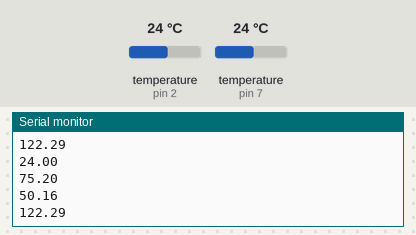
A sketch run on a simulated Arduino Uno, built with avr-gcc and run on an emulated ATmega328P. On the bench: the last lines printed to the serial monitor. The inputs (shaded band) are chosen by the test bench; at power-on: temperature (sensors on pin 2, pin 7) 24 °C.

Above: at 7.1 s.
7.2 s: temperature (sensor on pin 2) set to 12 °C
At 8.8 s:
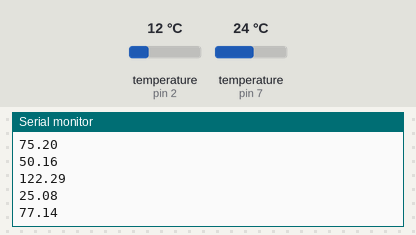
11.7 s: temperature (sensor on pin 7) set to 12 °C
At 14.8 s:
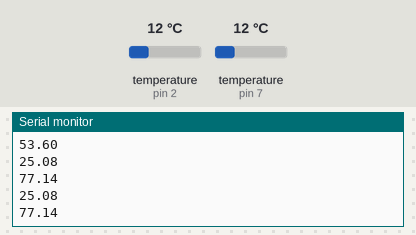
16.2 s: temperature (sensor on pin 2) set to 19 °C
At 20.5 s:
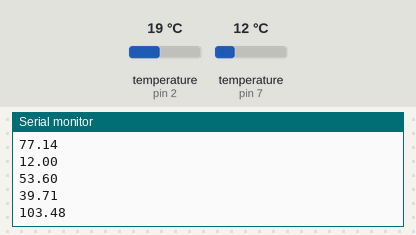
20.7 s: temperature (sensor on pin 7) set to 19 °C
At 22.0 s:
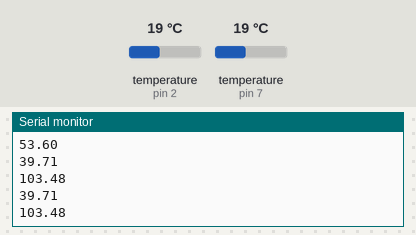
Timing chart, 0 to 23.7 s (numbered marks = the images above; inputs shaded):
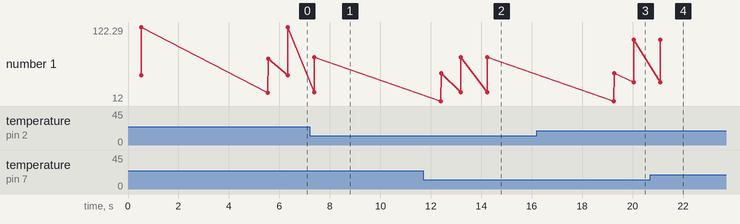

The sketch:

Temperature_Sensor.ino
```cpp
#include <OneWire.h>
OneWire  ad(2);  // on pin 10
OneWire ds(7);

void setup(void) {
  Serial.begin(9600);
}

void loop(void) {
  byte i;
  byte present = 0;
  byte type_s;
  byte data[12];
  byte addr[8];
  float celsiusW, fahrenheitW;

  if ( !ad.search(addr)) {
    //Serial.println("No more addresses.");
    //Serial.println();
    ad.reset_search();
    delay(250);
    return;
  }

  //Serial.print("ROM =");
  for( i = 0; i < 8; i++) {
    //Serial.write(' ');
    //Serial.print(addr[i], HEX);
  }

  if (OneWire::crc8(addr, 7) != addr[7]) {
      Serial.println("CRC is not valid!");
      return;
  }
  //Serial.println();

  // the first ROM byte indicates which chip
  switch (addr[0]) {
    case 0x10:
      Serial.println("  Chip = ad18S20");  // or old ad1820
      type_s = 1;
      break;
    case 0x28:
      //Serial.println("  Chip = ad18B20");
      type_s = 0;
      break;
    case 0x22:
      Serial.println("  Chip = ad1822");
      type_s = 0;
      break;
    default:
      Serial.println("Device is not a ad18x20 family device.");
      return;
  }

  ad.reset();
  ad.select(addr);
  ad.write(0x44,1);         // start conversion, with parasite power on at the end

  delay(500);     // maybe 750ms is enough, maybe not
  // we might do a ad.depower() here, but the reset will take care of it.

  present = ad.reset();
  ad.select(addr);
  ad.write(0xBE);         // Read Scratchpad

  //Serial.print("  Data = ");
  //Serial.print(present,HEX);
  //Serial.print(" ");
  for ( i = 0; i < 9; i++) {           // we need 9 bytes
    data[i] = ad.read();
    //Serial.print(data[i], HEX);
    //Serial.print(" ");
  }
  //Serial.print(" CRC=");
  //Serial.print(OneWire::crc8(data, 8), HEX);
  //Serial.println();

  // convert the data to actual temperature

  unsigned int raw = (data[1] << 8) | data[0];
  if (type_s) {
    raw = raw << 3; // 9 bit resolution default
    if (data[7] == 0x10) {
      // count remain gives full 12 bit resolution
      raw = (raw & 0xFFF0) + 12 - data[6];
    }
  } else {
    byte cfg = (data[4] & 0x60);
    if (cfg == 0x00) raw = raw << 3;  // 9 bit resolution, 93.75 ms
    else if (cfg == 0x20) raw = raw << 2; // 10 bit res, 187.5 ms
    else if (cfg == 0x40) raw = raw << 1; // 11 bit res, 375 ms
    // default is 12 bit resolution, 750 ms conversion time
  }
  //
  celsiusW = (float)raw / 16.0 * 2.09;
  fahrenheitW = celsiusW * 1.8 + 32.0;
  //Serial.println("Sensor 1");
  Serial.println(celsiusW);
  Serial.println();
  //Serial.println(" Celsius");
  Serial.println(fahrenheitW);
  Serial.println();
  //Serial.println(" Fahrenheit");
  //Serial.println();
  //==============================================
  float celsiusA, fahrenheitA;

  if ( !ds.search(addr)) {
    //Serial.println("No more addresses.");
    //Serial.println();
    ds.reset_search();
    delay(250);
    return;
  }
  //check serial.write
  //Serial.print("ROM =");
  for( i = 0; i < 8; i++) {
    //Serial.write(' ');
    //Serial.print(addr[i], HEX);
  }

  if (OneWire::crc8(addr, 7) != addr[7]) {
      Serial.println("CRC is not valid!");
      return;
  }
  //Serial.println();

  // the first ROM byte indicates which chip
  switch (addr[0]) {
    case 0x10:
      Serial.println("  Chip = DS18S20");  // or old DS1820
      type_s = 1;
      break;
    case 0x28:
      //Serial.println("  Chip = DS18B20");
      type_s = 0;
      break;
    case 0x22:
      Serial.println("  Chip = DS1822");
      type_s = 0;
      break;
    default:
      Serial.println("Device is not a DS18x20 family device.");
      return;
  }

  ds.reset();
  ds.select(addr);
  ds.write(0x44,1);         // start conversion, with parasite power on at the end

  delay(5000);     // maybe 750ms is enough, maybe not
  // we might do a ds.depower() here, but the reset will take care of it.

  present = ds.reset();
  ds.select(addr);
  ds.write(0xBE);         // Read Scratchpad

  //Serial.print("  Data = ");
  //Serial.print(present,HEX);
  //Serial.print(" ");
  for ( i = 0; i < 9; i++) {           // we need 9 bytes
    data[i] = ds.read();
    //Serial.print(data[i], HEX);
    //Serial.print(" ");
  }
  //Serial.print(" CRC=");
  //Serial.print(OneWire::crc8(data, 8), HEX);
  //Serial.println();

  // convert the data to actual temperature

  unsigned int raw2 = (data[1] << 8) | data[0];
  if (type_s) {
    raw2 = raw2 << 3; // 9 bit resolution default
    if (data[7] == 0x10) {
      // count remain gives full 12 bit resolution
      raw2 = (raw2 & 0xFFF0) + 12 - data[6];
    }
  } else {
    byte cfg = (data[4] & 0x60);
    if (cfg == 0x00) raw2 = raw2 << 3;  // 9 bit resolution, 93.75 ms
    else if (cfg == 0x20) raw2 = raw2 << 2; // 10 bit res, 187.5 ms
    else if (cfg == 0x40) raw2 = raw2 << 1; // 11 bit res, 375 ms
    // default is 12 bit resolution, 750 ms conversion time
  }
  celsiusA = (float)raw2 / 16.0;
  fahrenheitA = celsiusA * 1.8 + 32.0;
  //Serial.println("Sensor 2");
  Serial.println(celsiusA);
  Serial.println();
  //Serial.println(" Celsius");
  Serial.println(fahrenheitA);
  Serial.println();
  //Serial.println(" Fahrenheit");
  //Serial.println();
}
```

Measured:
- after the input at 7.2 s, the serial monitor: prints a new line after 0.18 s (image 1)
- after the input at 11.7 s, the serial monitor: prints a new line after 0.70 s (image 2)
- after the input at 16.2 s, the serial monitor: prints a new line after 3.8 s (image 3)
- plotted number 1: 122.29 → 77.14 after the input at 7.2 s, 77.14 → 103.48 after the input at 16.2 s, 103.48 → 66.2 after the input at 20.7 s
